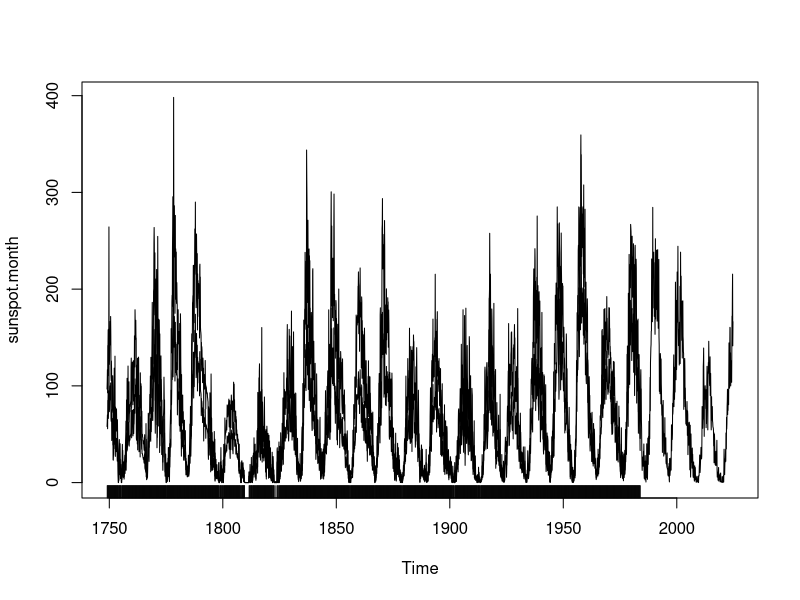

The R script that drew this image:
plot(sunspot.month)
lines(sunspots)
sunspots
all(tsp(sunspots)     [c(1,3)] ==
      tsp(sunspot.month)[c(1,3)]) ## Start & Periodicity are the same
n1 <- length(sunspots)
table(eq <- sunspots == sunspot.month[1:n1]) #>  132  are different !
i <- which(!eq)
rug(time(eq)[i])
s1 <- sunspots[i] ; s2 <- sunspot.month[i]
cbind(i = i, time = time(sunspots)[i], sunspots = s1, ss.month = s2,
      perc.diff = round(100*2*abs(s1-s2)/(s1+s2), 1))
